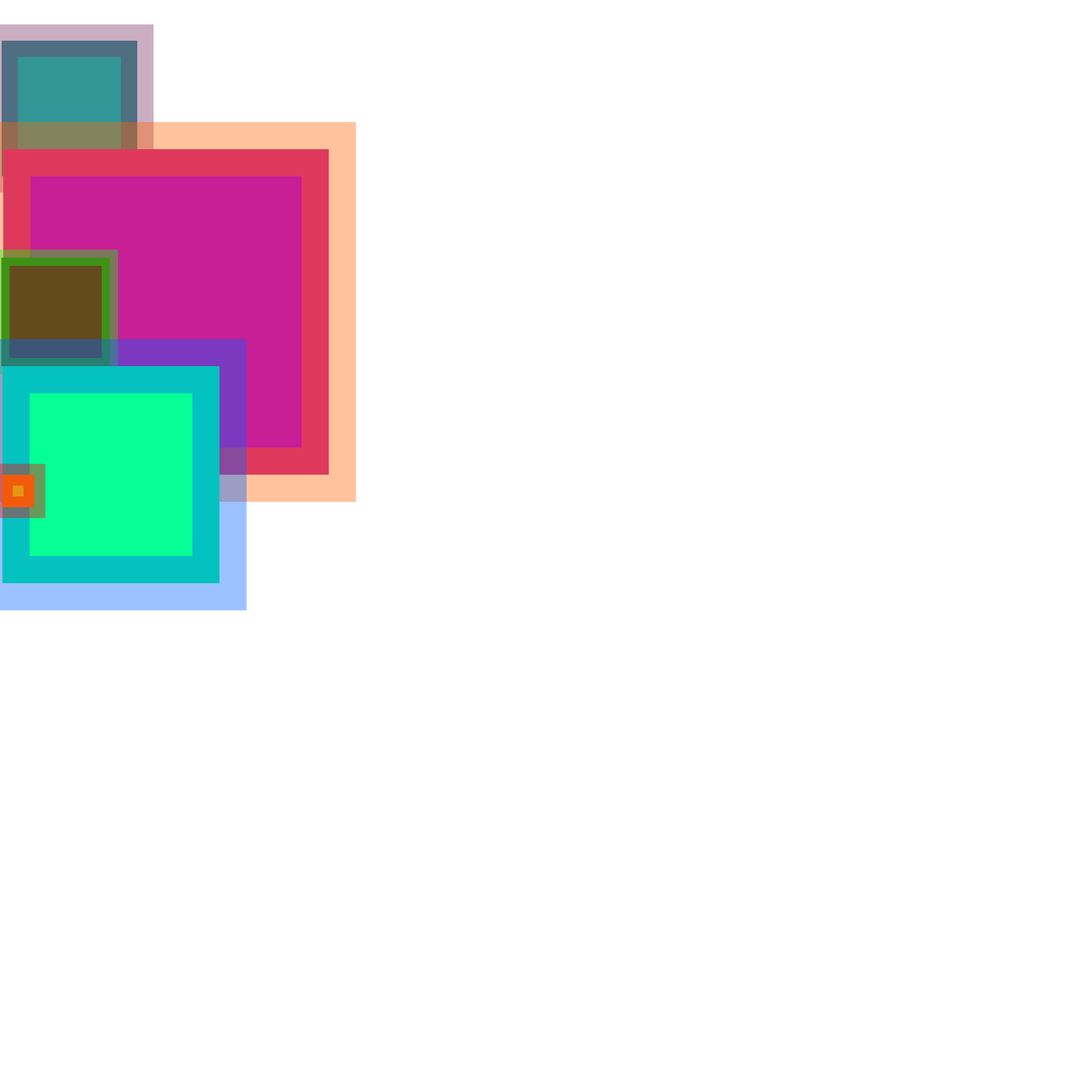
Frame 1 (no input)
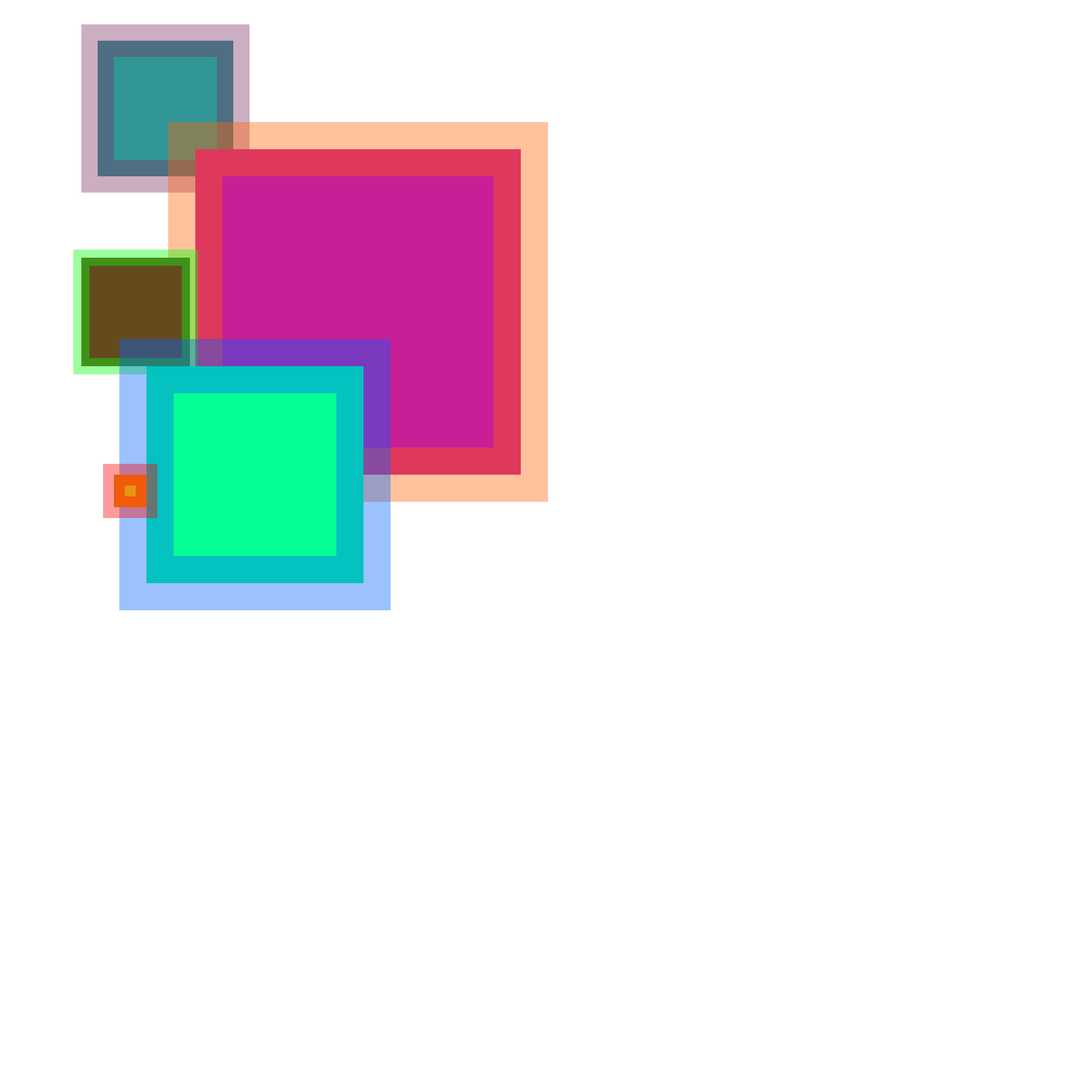
Frame 60 (no input)
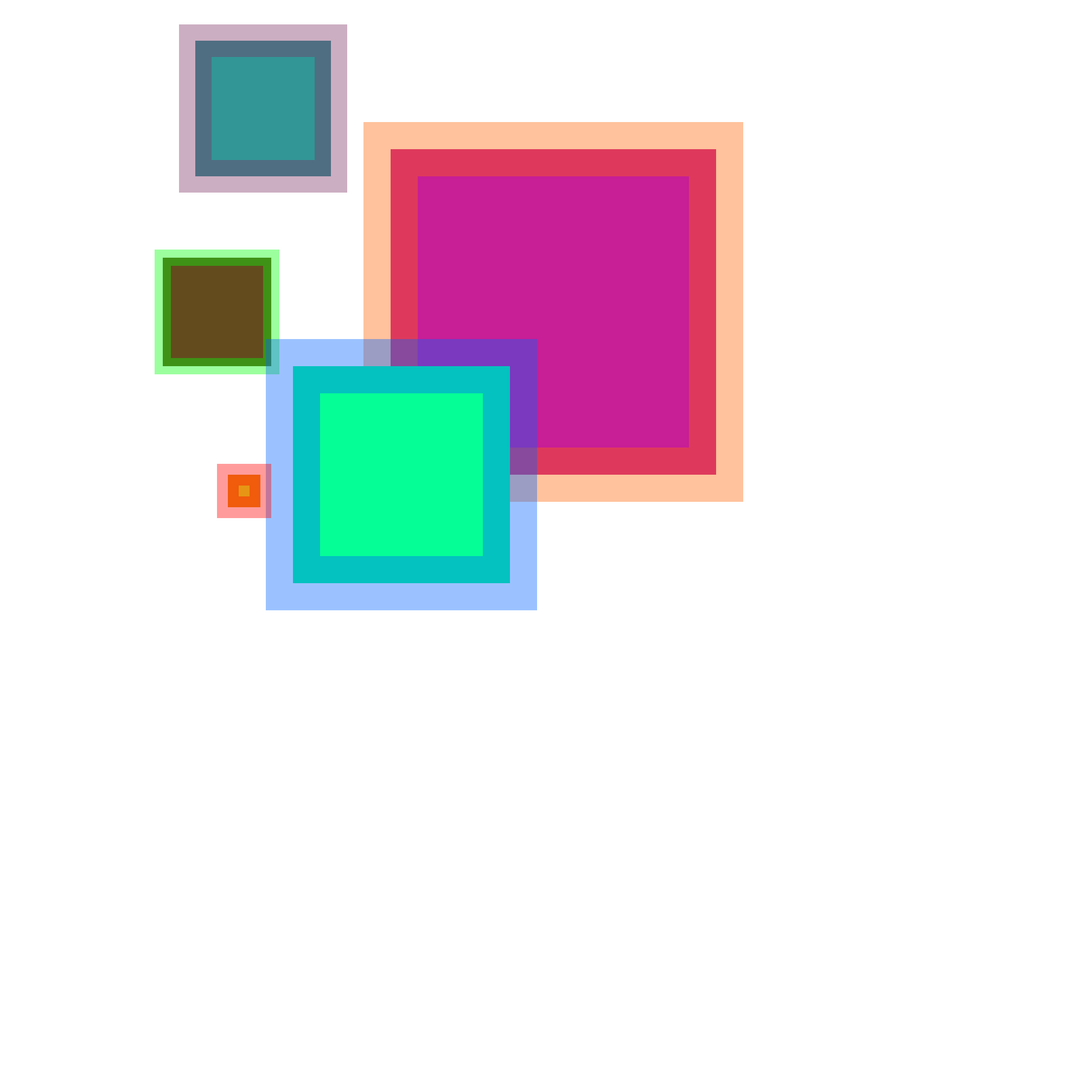
Frame 120 (the mouse pressed at the canvas centre since frame 60)

The p5.js sketch that drew these frames (run headless with seeded random() and noise() and a simulated clock; from frame 60 on, the mouse is pressed at the canvas centre):

// p5.js sketch
// ── sketch.js
let w = 2000;
let h = 2000;

function setup() {
  createCanvas(2000, 2000);
}

function draw() {
  background(255);
  stroke(125, 50, 100, 100)
  strokeWeight(60)
  fill(50, 150, 150, [20])
  rect(frameCount*3, 75, 250, 250)
  
  stroke(255, 100, 5, 100)
  strokeWeight(100)
  fill(200, 30, 150, [75])
  rect(frameCount*6, 275, 600, 600)
  
  stroke(4, 255, 10, 100)
  strokeWeight(30)
  fill(100, 75, 30, [100])
  rect(frameCount*2.5, 475, 200, 200)
  
  stroke(1, 100, 255, 100)
  strokeWeight(100)
  fill(5, 255, 150, [20])
  rect(frameCount*4.5, 675, 400, 400)
  
  stroke(255, 1, 0, 100)
  strokeWeight(40)
  fill(230, 150, 20, [80])
  rect(frameCount*3.5, 875, 60, 60)
}
